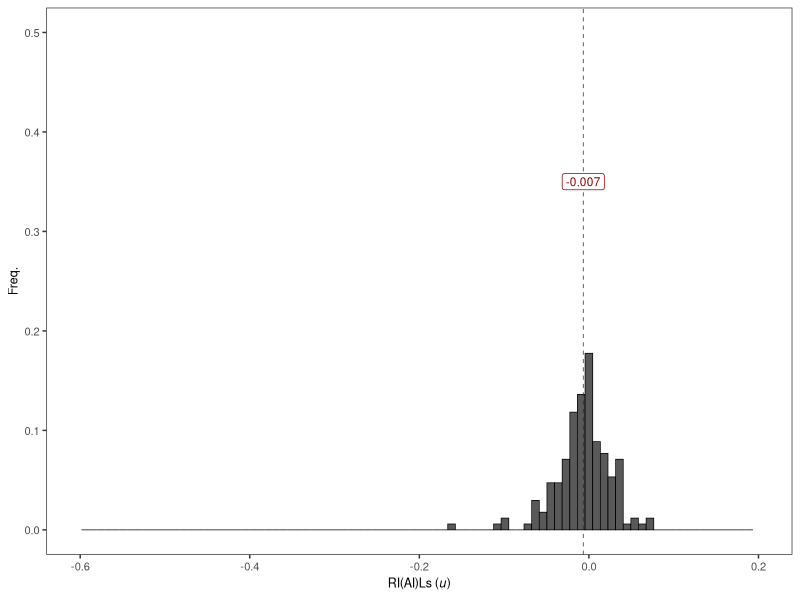
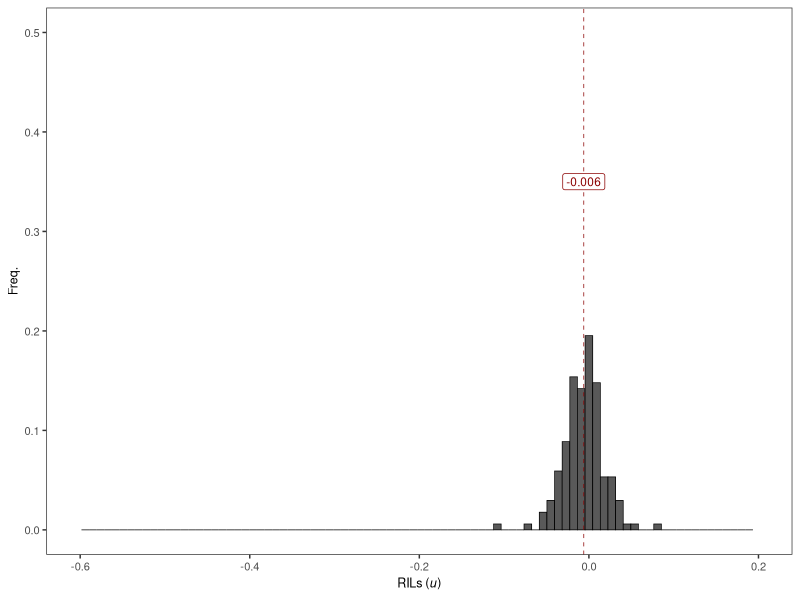
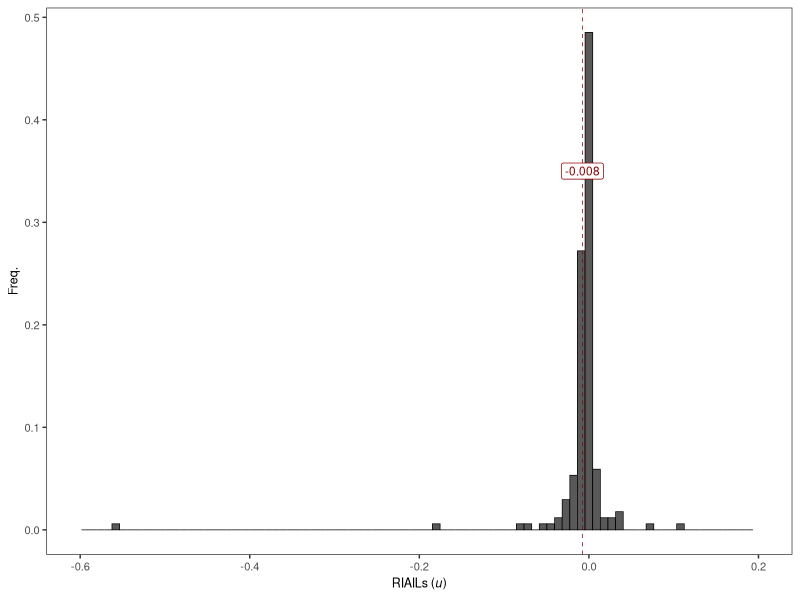
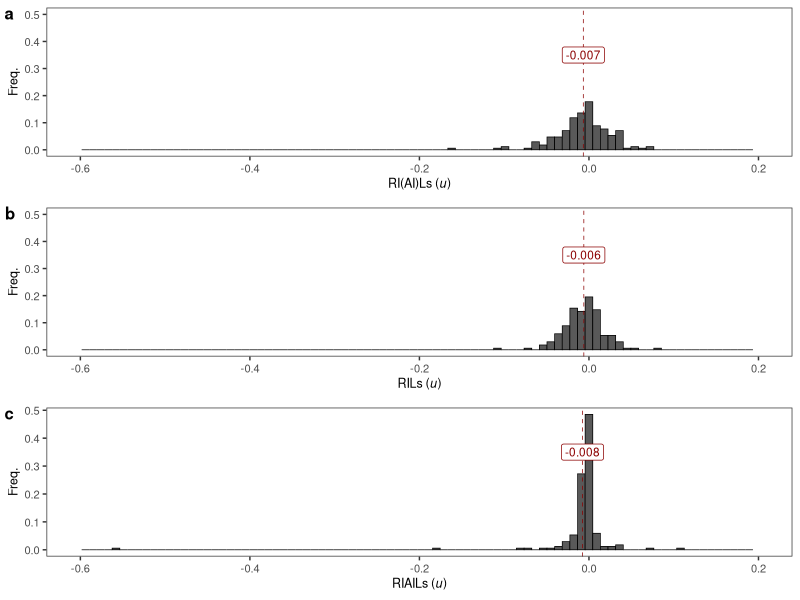
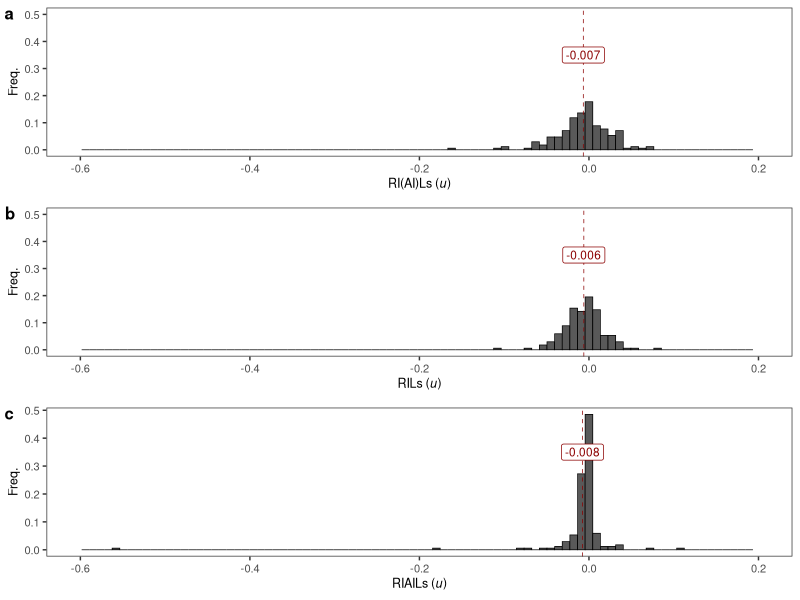
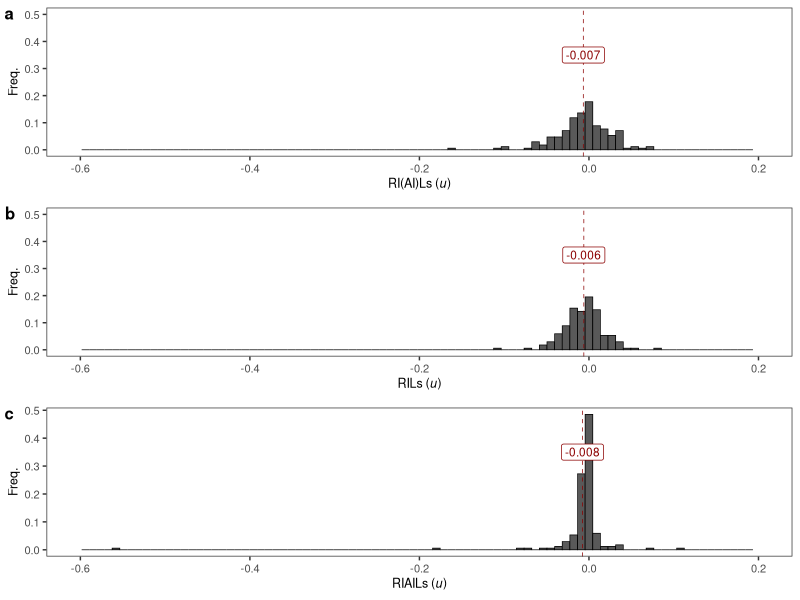

Recreate these plots in R, in order.
library(tidyverse)

# Set working directory
setwd(glue::glue("{dirname(rstudioapi::getActiveDocumentContext()$path)}/.."))

# load data
df_all <- data.table::fread("data/processed/Table_posterior_mutation_effects_RIL+RIAIL.csv")
df_ril <- data.table::fread("data/processed/Table_posterior_mutation_effects_RIL.csv")
df_riails <- data.table::fread("data/processed/Table_posterior_mutation_effects_RIAIL.csv")

# get max x range for all dfs
ax <- c(max(df_all$mean), min(df_all$mean))
bx <- c(max(df_ril$mean), min(df_ril$mean))
cx <- c(max(df_riails$mean), min(df_riails$mean))

# plot the histogram with freq on y and Delta (w) on x
a <- ggplot(df_all) +
  aes(x = mean, y=stat(count)/sum(stat(count))) +
  geom_histogram(binwidth = 0.009, color = "black", linewidth = 0.25) +
  geom_vline(xintercept = mean(df_all$mean), linetype = 2, color = "darkred", linewidth = 0.25) +
  annotate(geom = "label", x = mean(df_all$mean), y = 0.35, size = 3,
           label = glue::glue("{round(mean(df_all$mean), digits=3)}"),
           color = "darkred") +
  labs(y = "Freq.", x = expression(paste('RI(AI)Ls (',italic('u'),')'))) +
  xlim(c(-0.6, 0.2)) +
  ylim(c(0, 0.5)) +
  theme_bw() +
  theme(panel.grid = element_blank(),
        axis.title = element_text(size = 9),
        axis.text = element_text(size = 8))
a

b <- ggplot(df_ril) +
  aes(x = mean, y=stat(count)/sum(stat(count))) +
  geom_histogram(binwidth = 0.009, color = "black", linewidth = 0.25) +
  geom_vline(xintercept = mean(df_ril$mean), linetype = 2, color = "darkred", linewidth = 0.25) +
  annotate(geom = "label", x = mean(df_ril$mean), y = 0.35, size = 3,
           label = glue::glue("{round(mean(df_ril$mean), digits=3)}"),
           color = "darkred") +
  labs(y = "Freq.", x = expression(paste('RILs (',italic('u'),')'))) +
  xlim(c(-0.6, 0.2)) +
  ylim(c(0, 0.5)) +
  theme_bw() +
  theme(panel.grid = element_blank(),
        axis.title = element_text(size = 9),
        axis.text = element_text(size = 8))
b

c <- ggplot(df_riails) +
  aes(x = mean, y=stat(count)/sum(stat(count))) +
  geom_histogram(binwidth = 0.009, color = "black", linewidth = 0.25) +
  geom_vline(xintercept = mean(df_riails$mean), linetype = 2, color = "darkred", linewidth = 0.25) +
  annotate(geom = "label", x = mean(df_riails$mean), y = 0.35, size = 3,
           label = glue::glue("{round(mean(df_riails$mean), digits=3)}"),
           color = "darkred") +
  labs(y = "Freq.", x = expression(paste('RIAILs (',italic('u'),')'))) +
  xlim(c(-0.6, 0.2)) +
  ylim(c(0, 0.5)) +
  scale_y_continuous(labels = scales::number_format(accuracy = 0.1)) +
  theme_bw() +
  theme(panel.grid = element_blank(),
        axis.title = element_text(size = 9),
        axis.text = element_text(size = 8))
c

# put them together
fig2 <- cowplot::plot_grid(a, b, c, labels = c("a", "b", "c"), ncol = 1, align = "vh", axis = "tblr", label_size = 12)
fig2

# save it
ggsave(fig2, filename = "figures/figure2.png", width = 2.5, height = 6)
ggsave(fig2, filename = "figures/figure2.pdf", width = 2.5, height = 6)
